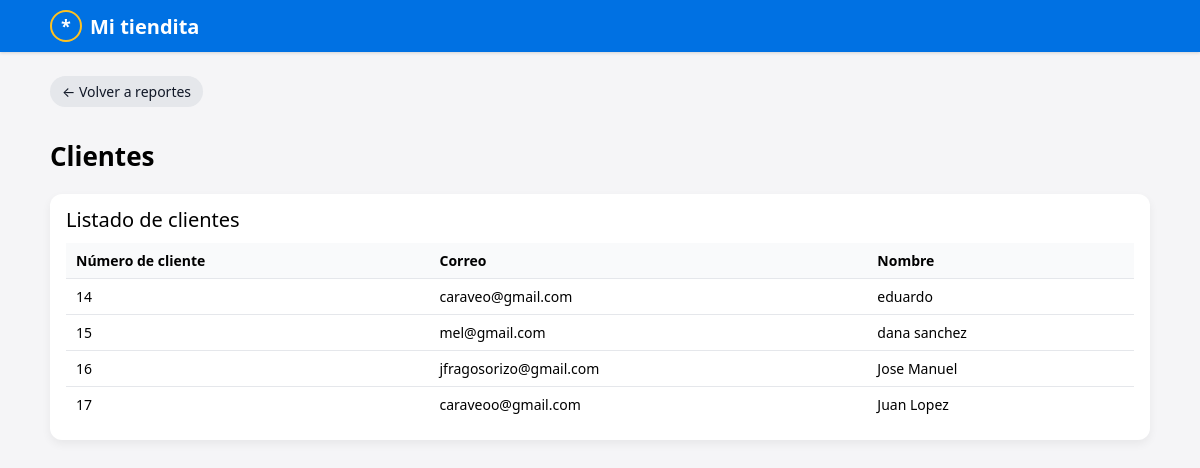
/PHP/admin_clientes.php (signed in), run on the app's committed database.
### tables this page shows
CREATE TABLE `usuarios` (
  `id` int(11) NOT NULL,
  `usuario` varchar(50) NOT NULL,
  `contrasena` varchar(255) NOT NULL,
  `correo` varchar(100) NOT NULL,
  `nombre` varchar(100) NOT NULL,
  `tipo` enum('cliente','operador','administrador') NOT NULL DEFAULT 'cliente',
  `creado_en` timestamp NOT NULL DEFAULT current_timestamp()
);

### PHP/admin_clientes.php (the view, shortened to what this page needs)
<?php
$conn = new mysqli("localhost", "walmartuser", "1234", "walmart");
$conn->set_charset("utf8mb4");
$sql = "SELECT id, correo, nombre FROM usuarios WHERE tipo = 'cliente' ORDER BY id ASC";
$res = $conn->query($sql);
$clientes = $res->fetch_all(MYSQLI_ASSOC);
?>
<!DOCTYPE html>
<html lang="es">
<head>
    <link rel="stylesheet" href="../CSS/admin_reportes.css">
</head>
<body>
<header class="topbar">
    <div class="topbar-inner">
        <a href="admin.php" class="logo-link">
            <div class="logo-icon">
                <span class="logo-star">*</span>
            </div>
            <span class="logo-text">Mi tiendita</span>
        </a>
    </div>
</header>
<main class="reports-main">
    <a href="admin_reportes.php" class="btn-back">← Volver a reportes</a>
    <h1 class="reports-title">Clientes</h1>
    <div class="table-wrapper">
        <div class="table-title">Listado de clientes</div>
        <?php if (empty($clientes)): ?>
            <p>No hay clientes registrados.</p>
        <?php else: ?>
            <table>
                <thead>
                    <tr>
                        <th>Número de cliente</th>
                        <th>Correo</th>
                        <th>Nombre</th>
                    </tr>
                </thead>
                <tbody>
                    <?php foreach ($clientes as $c): ?>
                        <tr>
                            <td><?= (int)$c['id'] ?></td>
                            <td><?= htmlspecialchars($c['correo']) ?></td>
                            <td><?= htmlspecialchars($c['nombre']) ?></td>
                        </tr>
                    <?php endforeach; ?>
                </tbody>
            </table>
        <?php endif; ?>
    </div>
</main>
</body>
</html>

### CSS/admin_reportes.css (style rules this page uses)
body { margin: 0; font-family: system-ui, -apple-system, BlinkMacSystemFont, "Segoe UI", sans-serif; background-color: #f5f5f7; }
.topbar { background-color: #0071e3; padding: 10px 0; box-shadow: 0 1px 3px rgba(0,0,0,0.15); }
.topbar-inner { max-width: 1100px; margin: 0 auto; padding: 0 16px; display: flex; align-items: center; }
.logo-link { display: inline-flex; align-items: center; gap: 8px; text-decoration: none; color: #ffffff; }
.logo-icon { width: 28px; height: 28px; border-radius: 50%; border: 2px solid #ffc220; display: flex; align-items: center; justify-content: center; }
.logo-star { color: #ffffff; font-size: 18px; font-weight: 700; }
.logo-text { font-size: 20px; font-weight: 600; }
.reports-main { max-width: 1100px; margin: 24px auto 40px; padding: 0 16px; }
.reports-title { font-size: 26px; margin-bottom: 20px; }
.btn-back { display: inline-block; margin-bottom: 14px; padding: 6px 12px; border-radius: 999px; background-color: #e5e7eb; color: #111827; font-size: 14px; text-decoration: none; }
.table-wrapper { margin-top: 10px; background-color: #ffffff; border-radius: 12px; box-shadow: 0 4px 10px rgba(0,0,0,0.06); padding: 12px 16px 18px; }
.table-title { font-size: 20px; margin-bottom: 10px; }
table { width: 100%; border-collapse: collapse; font-size: 14px; }
th, td { padding: 8px 10px; text-align: left; border-bottom: 1px solid #e5e7eb; }
th { font-weight: 600; background-color: #f9fafb; }
tr:last-child td { border-bottom: none; }

### data on the page
usuarios: id "14", correo "caraveo@gmail.com", nombre "eduardo"
usuarios: id "15", correo "mel@gmail.com", nombre "dana sanchez"
usuarios: id "16", correo "jfragosorizo@gmail.com", nombre "Jose Manuel"
usuarios: id "17", correo "caraveoo@gmail.com", nombre "Juan Lopez"
